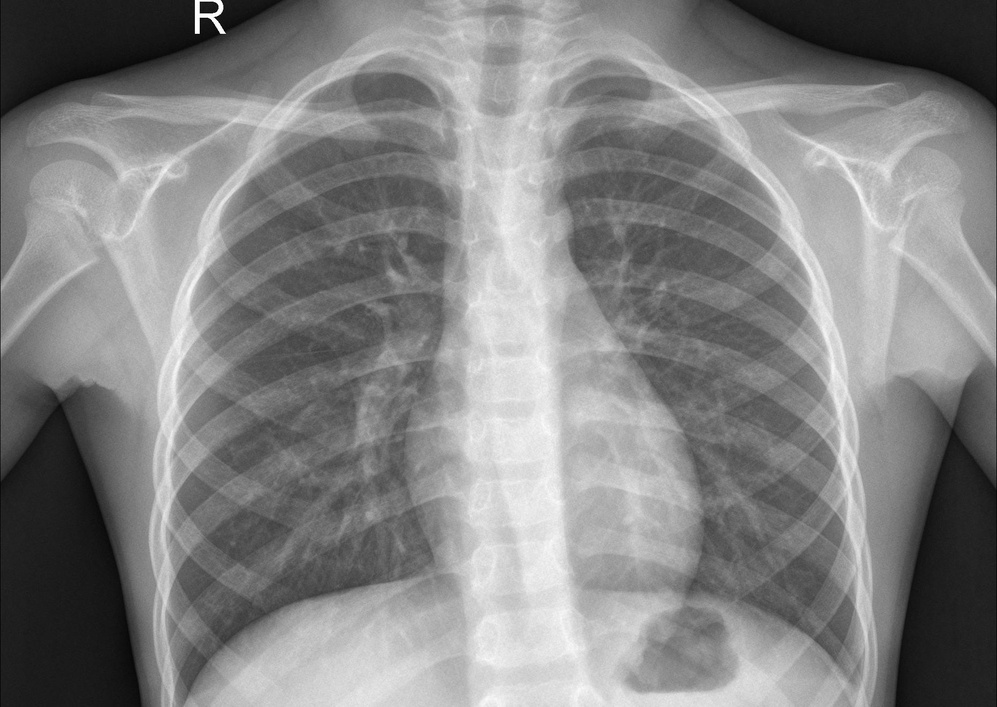
#> input picture chest_xray/test/NORMAL/IM-0001-0001.jpeg, 997 x 707 px, shrunk from 1857 x 1317 before the run, found by its file name; its folder holds only this picture in this run
$ jupyter execute EDA.ipynb   (shell and % lines are left out)
#> lines starting #> are read from the running program, lines starting #| are printed output that depends on the picture
[cell 1]
import os
import matplotlib.pyplot as plt
import numpy as np
from PIL import Image
from scipy import ndimage
import cv2
import random

[cell 2]
PATH = 'chest_xray/'

[cell 3]
# check class balance for training set
train_path = f'{PATH}train/'
normal_list = os.listdir(f'{train_path}NORMAL')
sick_list = os.listdir(f'{train_path}PNEUMONIA')

plt.figure(figsize=(5, 3))
plt.bar(0, len(normal_list), tick_label='Normal')
plt.bar(1, len(sick_list), tick_label='Pneumonia')
plt.title('Class Balance in Training Set')
plt.ylabel('# of Pics')
plt.xlabel('Patient Type')
plt.show()
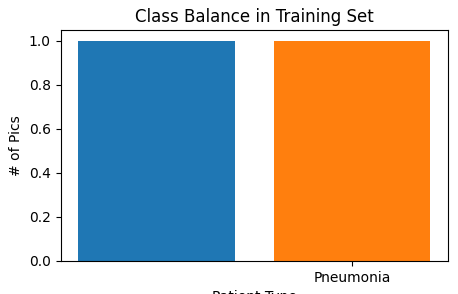
#> figure drawn by matplotlib, 1 panel

[cell 4]
# check class balance for testing set
test_path = f'{PATH}test/'
normal_list = os.listdir(f'{test_path}NORMAL')
sick_list = os.listdir(f'{test_path}PNEUMONIA')

plt.figure(figsize=(5, 3))
plt.bar(0, len(normal_list), tick_label='Normal')
plt.bar(1, len(sick_list), tick_label='Pneumonia')
plt.title('Class Balance in Testing Set')
plt.ylabel('# of Pics')
plt.xlabel('Patient Type')
plt.show()

[cell 5]
# Opening a random image from each category in training set

# From Normal category
normal_path = f'{train_path}NORMAL/'
im_list = os.listdir(normal_path)
im_path = f'{normal_path}{random.choice(im_list)}'
image = cv2.imread(im_path)
#> image is the input picture: shape (707, 997, 3); min 0, max 255, mean 131

plt.imshow(image)
print(image.shape)
#| (707, 997, 3)

[cell 6]
# From Pneumonia category
sick_path = f'{train_path}PNEUMONIA/'
im_list2 = os.listdir(sick_path)
im_path = f'{sick_path}{random.choice(im_list2)}'
image = cv2.imread(im_path)
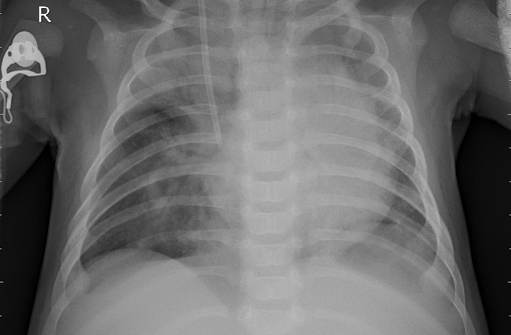
#> input picture chest_xray/test/PNEUMONIA/person100_bacteria_481.jpeg, 511 x 335 px, shrunk from 952 x 624 before the run, found by its file name
#> image is the input picture: shape (335, 511, 3); min 0, max 255, mean 108.1

plt.imshow(image)
print(image.shape)
#| (335, 511, 3)

[cell 7]
# Inspecting the dimension of training set images

widths = []
heights = []
for images in im_list:
    if images == '.DS_Store':
        continue
    im_path = f'{normal_path}{images}'
    image = Image.open(im_path)
#> image: PIL image 997x707 L
    size = image.size
#> size = (997, 707)
    widths.append(size[0])
    heights.append(size[1])

for images in im_list2:
    if images == '.DS_Store':
        continue
    im_path = f'{sick_path}{images}'
    image = Image.open(im_path)
#> image: PIL image 511x335 L
    size = image.size
#> size = (511, 335)
    widths.append(size[0])
    heights.append(size[1])

plt.hist(widths)
plt.title("Widths of X-Rays")
plt.ylabel('# of Pics')
plt.xlabel('Image Width')
plt.show()
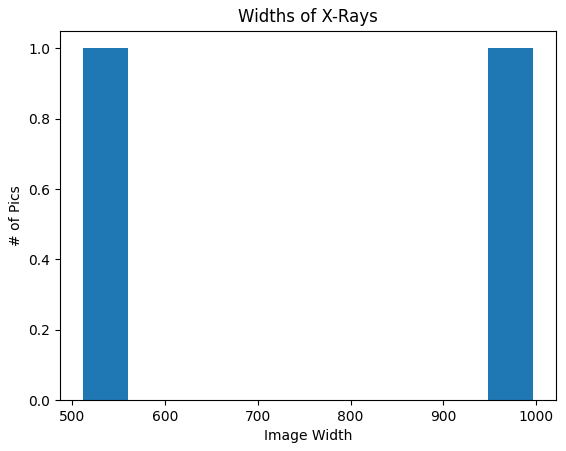
#> figure drawn by matplotlib, 1 panel

plt.hist(heights)
plt.title("Heights of X-Rays")
plt.ylabel('# of Pics')
plt.xlabel('Image Height')
plt.show()
